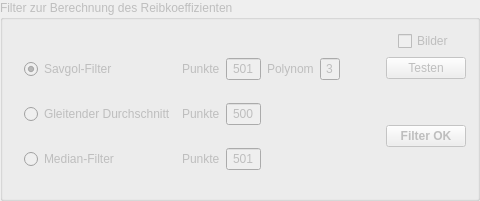
             <widget class="QGroupBox" name="gb_filter">
              <property name="enabled">
               <bool>false</bool>
              </property>
              <property name="title">
               <string>Filter zur Berechnung des Reibkoeffizienten</string>
              </property>
              <layout class="QHBoxLayout" name="horizontalLayout_18">
               <item>
                <layout class="QGridLayout" name="gridLayout_6">
                 <property name="leftMargin">
                  <number>10</number>
                 </property>
                 <property name="topMargin">
                  <number>10</number>
                 </property>
                 <item row="1" column="0">
                  <widget class="QRadioButton" name="rb_filt_roll">
                   <property name="toolTip">
                    <string>&lt;html&gt;&lt;head/&gt;&lt;body&gt;&lt;p&gt;Berechnet den gleitenden Durchschnitt innerhalb der Beschnittenen Daten.&lt;br/&gt;Daten müssen um Anzahl der Punkte reduziert werden.&lt;/p&gt;&lt;/body&gt;&lt;/html&gt;</string>
                   </property>
                   <property name="text">
                    <string>Gleitender Durchschnitt</string>
                   </property>
                  </widget>
                 </item>
                 <item row="0" column="0">
                  <widget class="QRadioButton" name="rb_filt_sav">
                   <property name="toolTip">
                    <string>&lt;html&gt;&lt;head/&gt;&lt;body&gt;&lt;p&gt;Stabiler Filter für große Datenmengen. &lt;br/&gt;Durch polynomische Interpolation gut konfigurierbar. &lt;/p&gt;&lt;/body&gt;&lt;/html&gt;</string>
                   </property>
                   <property name="text">
                    <string>Savgol-Filter</string>
                   </property>
                   <property name="checked">
                    <bool>true</bool>
                   </property>
                  </widget>
                 </item>
                 <item row="0" column="3">
                  <widget class="QLabel" name="lab_p_sav">
                   <property name="text">
                    <string>Polynom</string>
                   </property>
                  </widget>
                 </item>
                 <item row="0" column="2">
                  <widget class="QLineEdit" name="txt_para_filt_n_sav">
                   <property name="sizePolicy">
                    <sizepolicy hsizetype="Maximum" vsizetype="Fixed">
                     <horstretch>0</horstretch>
                     <verstretch>0</verstretch>
                    </sizepolicy>
                   </property>
                   <property name="minimumSize">
                    <size>
                     <width>30</width>
                     <height>0</height>
                    </size>
                   </property>
                   <property name="maximumSize">
                    <size>
                     <width>35</width>
                     <height>16777215</height>
                    </size>
                   </property>
                   <property name="toolTip">
                    <string>Anzahl der Punkte für das Berechnungsfenster. Darf nur ungerade Werte annehmen. </string>
                   </property>
                   <property name="text">
                    <string>501</string>
                   </property>
                   <property name="alignment">
                    <set>Qt::AlignCenter</set>
                   </property>
                  </widget>
                 </item>
                 <item row="0" column="1">
                  <widget class="QLabel" name="lab_n_sav">
                   <property name="text">
                    <string>Punkte</string>
                   </property>
                  </widget>
                 </item>
                 <item row="1" column="2">
                  <widget class="QLineEdit" name="txt_para_filt_n_roll">
                   <property name="enabled">
                    <bool>false</bool>
                   </property>
                   <property name="sizePolicy">
                    <sizepolicy hsizetype="Maximum" vsizetype="Fixed">
                     <horstretch>0</horstretch>
                     <verstretch>0</verstretch>
                    </sizepolicy>
                   </property>
                   <property name="maximumSize">
                    <size>
                     <width>35</width>
                     <height>16777215</height>
                    </size>
                   </property>
                   <property name="toolTip">
                    <string>Anzahl der Punkte, über die der gleitende Durchschnitt gebildet wird.</string>
                   </property>
                   <property name="text">
                    <string>500</string>
                   </property>
                   <property name="alignment">
                    <set>Qt::AlignCenter</set>
                   </property>
                  </widget>
                 </item>
                 <item row="0" column="4">
                  <widget class="QLineEdit" name="txt_para_filt_p_sav">
                   <property name="maximumSize">
                    <size>
                     <width>20</width>
                     <height>16777215</height>
                    </size>
                   </property>
                   <property name="toolTip">
                    <string>Grad des Polynoms. Darf nicht größer als die Punktanzahl sein. </string>
                   </property>
                   <property name="text">
                    <string>3</string>
                   </property>
                   <property name="alignment">
                    <set>Qt::AlignCenter</set>
                   </property>
                  </widget>
                 </item>
                 <item row="1" column="1">
                  <widget class="QLabel" name="lab_n_roll">
                   <property name="enabled">
                    <bool>false</bool>
                   </property>
                   <property name="text">
                    <string>Punkte</string>
                   </property>
                  </widget>
                 </item>
                 <item row="2" column="0">
                  <widget class="QRadioButton" name="rb_filt_med">
                   <property name="toolTip">
                    <string>&lt;html&gt;&lt;head/&gt;&lt;body&gt;&lt;p&gt;Berechnet den Median der angegebenen Punkte innerhalb des Berechnungsfensters. &lt;/p&gt;&lt;/body&gt;&lt;/html&gt;</string>
                   </property>
                   <property name="text">
                    <string>Median-Filter</string>
                   </property>
                  </widget>
                 </item>
                 <item row="2" column="1">
                  <widget class="QLabel" name="lab_n_med">
                   <property name="enabled">
                    <bool>false</bool>
                   </property>
                   <property name="text">
                    <string>Punkte</string>
                   </property>
                  </widget>
                 </item>
                 <item row="2" column="2">
                  <widget class="QLineEdit" name="txt_para_filt_n_med">
                   <property name="enabled">
                    <bool>false</bool>
                   </property>
                   <property name="maximumSize">
                    <size>
                     <width>35</width>
                     <height>16777215</height>
                    </size>
                   </property>
                   <property name="toolTip">
                    <string>Anzahl der Punkte für die Berechnung des Medians. Sollte ungerade sein.</string>
                   </property>
                   <property name="text">
                    <string>501</string>
                   </property>
                   <property name="alignment">
                    <set>Qt::AlignCenter</set>
                   </property>
                  </widget>
                 </item>
                </layout>
               </item>
               <item>
                <spacer name="horizontalSpacer_20">
                 <property name="orientation">
                  <enum>Qt::Horizontal</enum>
                 </property>
                 <property name="sizeHint" stdset="0">
                  <size>
                   <width>40</width>
                   <height>20</height>
                  </size>
                 </property>
                </spacer>
               </item>
               <item>
                <layout class="QVBoxLayout" name="verticalLayout_22">
                 <property name="topMargin">
                  <number>0</number>
                 </property>
                 <item alignment="Qt::AlignHCenter">
                  <widget class="QCheckBox" name="cb_save_pic_filt">
                   <property name="toolTip">
                    <string>&lt;html&gt;&lt;head/&gt;&lt;body&gt;&lt;p&gt;Aktivieren, wenn Diagramme gesichert werden sollen.&lt;/p&gt;&lt;p&gt;Falls kein Bildordner angegeben wird, erscheint Information zu Speicherort.&lt;/p&gt;&lt;/body&gt;&lt;/html&gt;</string>
                   </property>
                   <property name="text">
                    <string>Bilder</string>
                   </property>
                  </widget>
                 </item>
                 <item>
                  <widget class="QPushButton" name="but_plot_filt">
                   <property name="toolTip">
                    <string>Filtert die Daten und gibt die Roh- und gefilterten Daten in einem Diagramm aus.</string>
                   </property>
                   <property name="text">
                    <string>Testen</string>
                   </property>
                  </widget>
                 </item>
                 <item>
                  <spacer name="verticalSpacer_6">
                   <property name="orientation">
                    <enum>Qt::Vertical</enum>
                   </property>
                   <property name="sizeHint" stdset="0">
                    <size>
                     <width>20</width>
                     <height>40</height>
                    </size>
                   </property>
                  </spacer>
                 </item>
                 <item>
                  <widget class="QPushButton" name="but_filt_ok">
                   <property name="font">
                    <font>
                     <weight>75</weight>
                     <bold>true</bold>
                    </font>
                   </property>
                   <property name="toolTip">
                    <string>&lt;html&gt;&lt;head/&gt;&lt;body&gt;&lt;p&gt;Bestätigt die Richtigkeit der Filtereinstellungen.&lt;br/&gt;Weiter mit der Berechnung des statischen Reibkoeffizienten.&lt;/p&gt;&lt;/body&gt;&lt;/html&gt;</string>
                   </property>
                   <property name="text">
                    <string>Filter OK</string>
                   </property>
                  </widget>
                 </item>
                 <item>
                  <spacer name="verticalSpacer_4">
                   <property name="orientation">
                    <enum>Qt::Vertical</enum>
                   </property>
                   <property name="sizeHint" stdset="0">
                    <size>
                     <width>20</width>
                     <height>40</height>
                    </size>
                   </property>
                  </spacer>
                 </item>
                </layout>
               </item>
              </layout>
             </widget>
